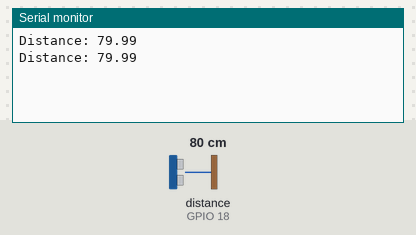
Simulated run of this sketch. Board: ESP32. Parts: the last lines printed to the serial monitor. Wiring (inferred from the names in the program): ultrasonic range finder: trigger GPIO 5; echo GPIO 18. The inputs (shaded band) are chosen by the test bench; at power-on: distance to the obstacle (sensor on GPIO 18) 80 cm. The echo pulse lasts 58.3 µs per cm; WiFi joins after 1.5 s; servers stay silent unless stated; no MQTT or app messages arrive unless stated.

Above: at 2.7 s.
2.8 s: distance to the obstacle (sensor on GPIO 18) set to 2 cm
At 4.1 s:
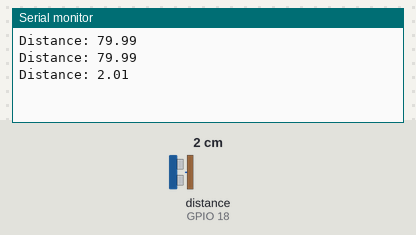
4.3 s: distance to the obstacle (sensor on GPIO 18) set to 4 cm
At 5.4 s:
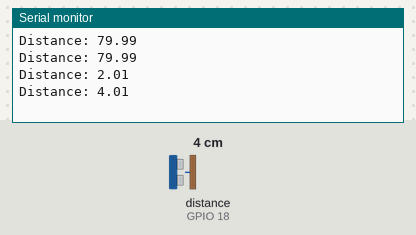
Timing chart, 0 to 7.3 s (numbered marks = the images above; inputs shaded):
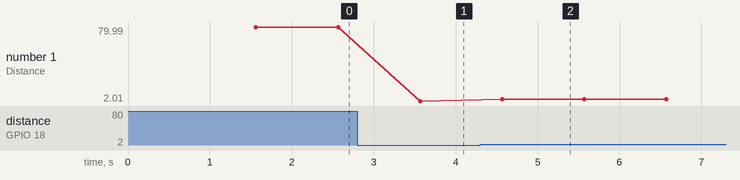

The sketch:

Ultrasonic.ino
```cpp
/*
  Example: HC-SR04 Ultrasonic Distance Sensor → HiveMQ

  Only sections 3 and 4 differ from the main template.
*/

#include <WiFi.h>
#include <PubSubClient.h>

// ==============================
// 1. Wi-Fi
// ==============================
const char* WIFI_SSID     = "YOUR_WIFI_NAME";
const char* WIFI_PASSWORD = "YOUR_WIFI_PASSWORD";

// ==============================
// 2. HiveMQ Broker
// ==============================
const char* MQTT_BROKER = "broker.hivemq.com";
const int   MQTT_PORT   = 1883;
const char* MQTT_TOPIC     = "garage/distance";
const char* MQTT_CLIENT_ID = "esp32-ultrasonic";

// ==============================
// 3. Data to Send
// ==============================
float sensorData = 0; // holds distance in centimeters

// HC-SR04 pins
const int TRIG_PIN = 5;
const int ECHO_PIN = 18;

// ==============================
// 4. Update Sensor
// ==============================
void updateSensor()
{
    digitalWrite(TRIG_PIN, LOW);
    delayMicroseconds(2);
    digitalWrite(TRIG_PIN, HIGH);
    delayMicroseconds(10);
    digitalWrite(TRIG_PIN, LOW);

    long duration = pulseIn(ECHO_PIN, HIGH);
    float distance = duration * 0.0343 / 2.0; // cm

    sensorData = distance;
}

// ---- MQTT + Wi-Fi plumbing (same as main template) ----

WiFiClient   espClient;
PubSubClient client(espClient);

void connectWiFi()
{
    WiFi.begin(WIFI_SSID, WIFI_PASSWORD);
    while (WiFi.status() != WL_CONNECTED)
    {
        delay(500);
    }
}

void connectMQTT()
{
    while (!client.connected())
    {
        if (!client.connect(MQTT_CLIENT_ID))
        {
            delay(2000);
        }
    }
}

void setup()
{
    Serial.begin(115200);
    pinMode(TRIG_PIN, OUTPUT);
    pinMode(ECHO_PIN, INPUT);
    connectWiFi();
    client.setServer(MQTT_BROKER, MQTT_PORT);
}

void loop()
{
    if (!client.connected())
    {
        connectMQTT();
    }
    client.loop();

    updateSensor();

    String payload = String(sensorData);
    client.publish(MQTT_TOPIC, payload.c_str());

    Serial.print("Distance: ");
    Serial.println(payload);

    delay(1000);
}
```

Measured:
- after the input at 2.8 s, the serial monitor: prints a new line after 0.77 s (image 1)
- after the input at 4.3 s, the serial monitor: prints a new line after 0.27 s (image 2)
- plotted number 1: 79.99 → 2.01 after the input at 2.8 s, 2.01 → 4.01 after the input at 4.3 s
